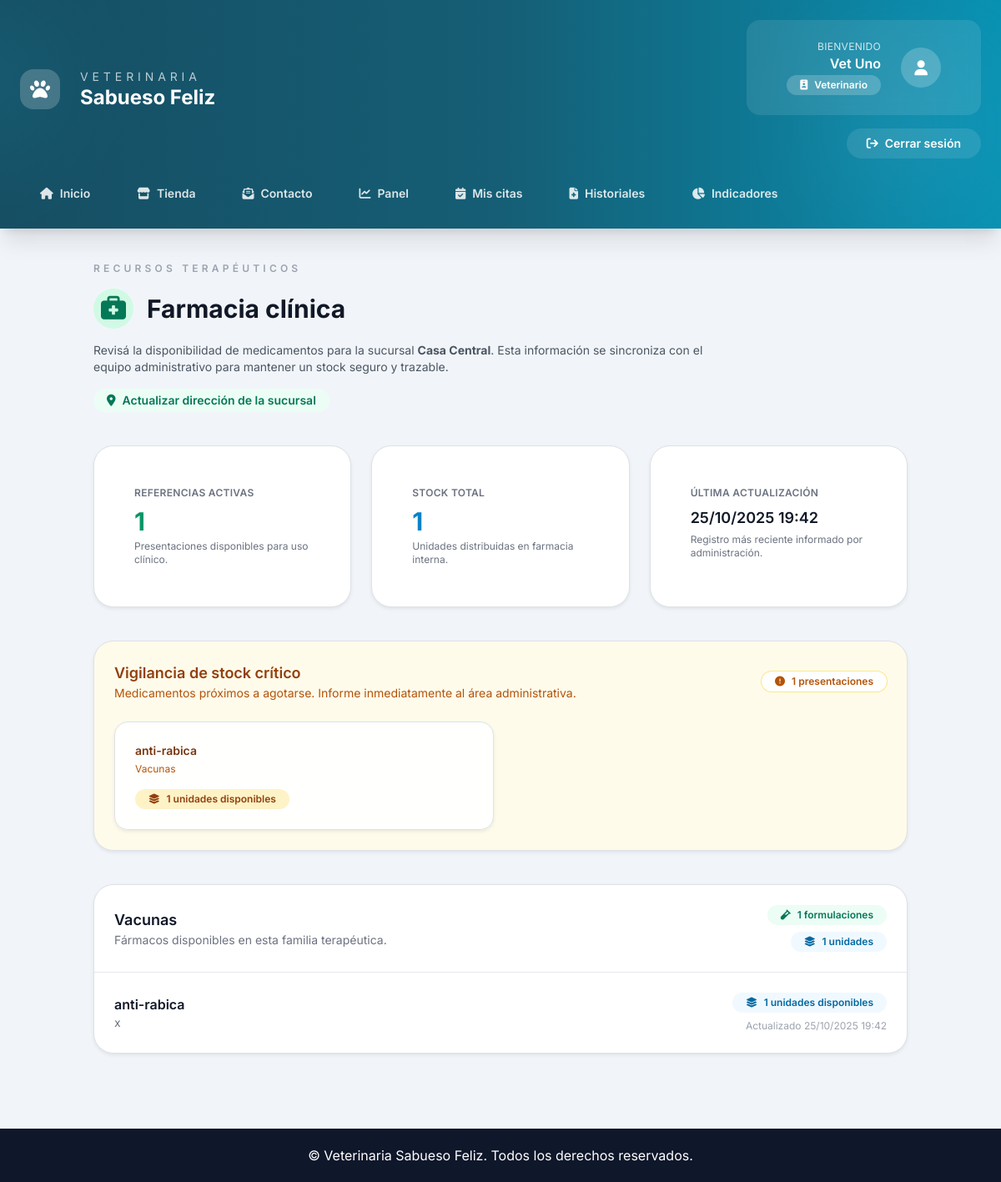
Before: /dashboard/veterinarios/farmacos/ (signed in) with the older database file.
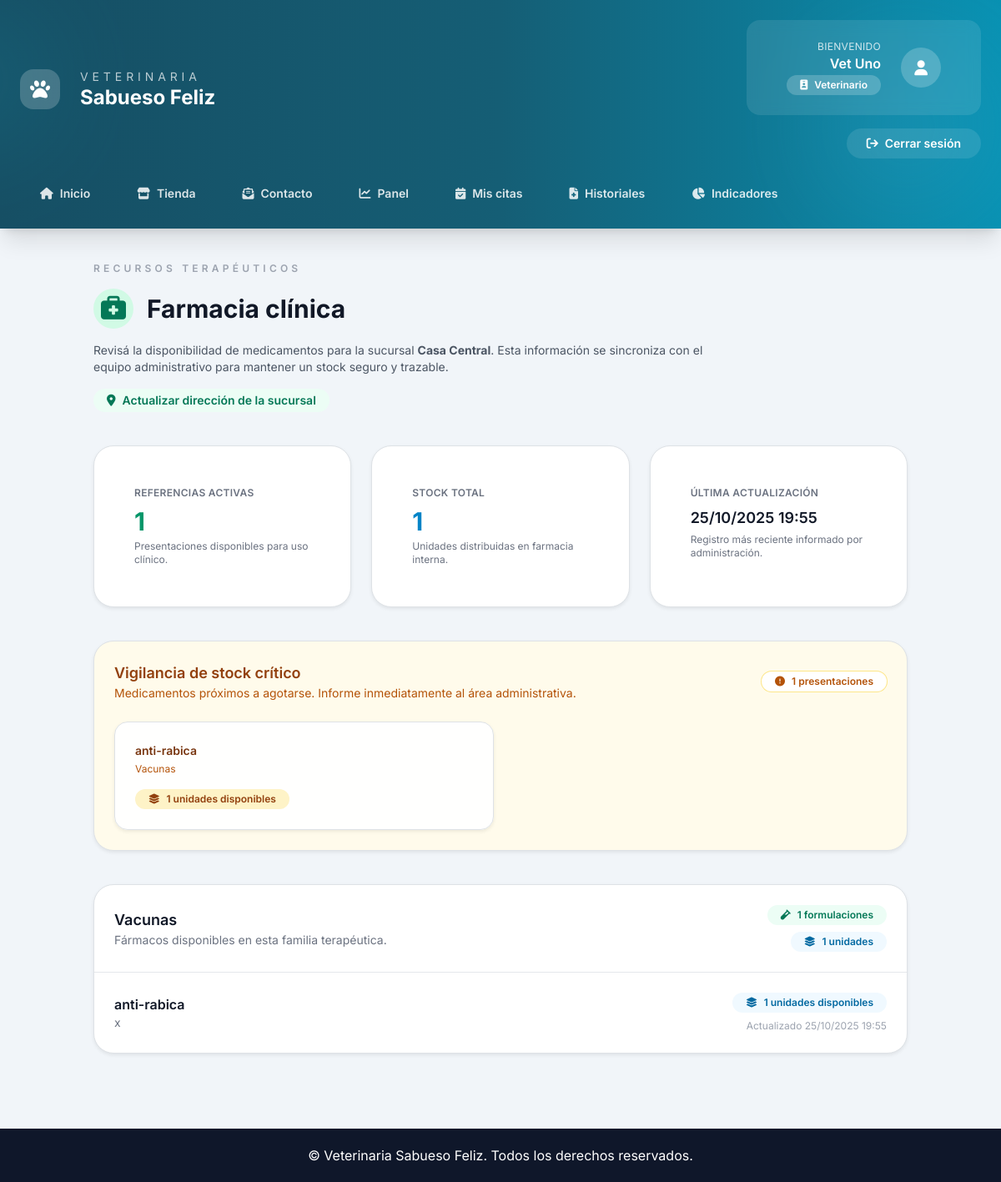
After: the same page with the newer database file.
### Core/models.py (models this page shows, shortened)
class Farmaco(models.Model):
    class Categoria(models.TextChoices):
        ANALGESICOS_ANTIINFLAMATORIOS = (
            "analgesicos_antiinflamatorios",
            "Analgésicos y antiinflamatorios",
        )
        ANTIBIOTICOS = ("antibioticos", "Antibióticos")
        ANTIPARASITARIOS_INTERNOS = (
            "antiparasitarios_internos",
            "Antiparasitarios internos",
        )
        ANTIPARASITARIOS_EXTERNOS = (
            "antiparasitarios_externos",
            "Antiparasitarios externos",
        )
        VACUNAS = ("vacunas", "Vacunas")
        ANTIEMETICOS_DIGESTIVOS = (
            "antiemeticos_digestivos",
            "Antieméticos y digestivos",
        )
        SUEROS_SOLUCIONES = (
            "sueros_soluciones",
            "Sueros y soluciones",
        )
        ANTICONVULSIVOS = ("anticonvulsivos", "Anticonvulsivos")
        CORTICOIDES = ("corticoides", "Corticoides")
        ANESTESICOS_SEDANTES = (
            "anestesicos_sedantes",
            "Anestésicos y sedantes",
        )
        ANTISEPTICOS_TOPICOS = (
            "antisepticos_topicos",
            "Antisépticos y tópicos",
        )
        HORMONAS_ENDOCRINOS = (
            "hormonas_endocrinos",
            "Hormonas y tratamientos endocrinos",
        )
        VITAMINAS_SUPLEMENTOS = (
            "vitaminas_suplementos",
            "Vitaminas y suplementos nutricionales",
        )
        OFTALMICOS_OTICOS = (
            "oftalmicos_oticos",
            "Oftálmicos y óticos",
        )
        PRODUCTOS_DERMATOLOGICOS = (
            "productos_dermatologicos",
            "Productos dermatológicos",
        )
        EUTANASIA_EMERGENCIAS = (
            "eutanasia_emergencias",
            "Eutanasia y emergencias",
        )
    sucursal = models.ForeignKey(
        Sucursal,
        on_delete=models.PROTECT,
        related_name="farmacos",
    )
    nombre = models.CharField(max_length=150)
    categoria = models.CharField(
        max_length=60,
        choices=Categoria.choices,
    )
    descripcion = models.TextField()
    stock = models.PositiveIntegerField(default=0)
    creado = models.DateTimeField(auto_now_add=True)
    actualizado = models.DateTimeField(auto_now=True)
    class Meta:
        ordering = ["sucursal__nombre", "categoria", "nombre"]
        unique_together = ("sucursal", "nombre")

### Core/views.py (the view, shortened to what this page needs)
@login_required
def inventario_farmacos_veterinario(request):
    if request.user.rol != "VET":
        messages.error(request, "Acceso exclusivo para el equipo veterinario.")
        return redirect("dashboard")
    sucursal = getattr(request.user, "sucursal", None)
    inventario = _inventario_por_sucursal(sucursal)
    resumen = inventario["resumen"]
    contexto = {
        "sucursal": sucursal,
        "inventario": resumen["categorias"],
        "totales": {
            "total_items": resumen["total_items"],
            "total_stock": resumen["total_stock"],
            "ultima_actualizacion": resumen["ultima_actualizacion"],
        },
        "criticos": resumen["criticos"],
    }
    return render(request, "core/inventario_farmacos_vet.html", contexto)

### Core/templates/core/inventario_farmacos_vet.html (shortened to what the changed rows need)
{% extends "core/base.html" %}
{% block main_class %}max-w-5xl mx-auto px-4 sm:px-6 lg:px-8 py-10{% endblock %}
{% block content %}
<div class="space-y-10">
    <header class="space-y-4">
        <h1 class="text-3xl font-bold text-gray-900 flex items-center gap-3">
            <span class="inline-flex h-12 w-12 items-center justify-center rounded-full bg-emerald-100 text-emerald-700">
                <i class="fas fa-briefcase-medical"></i>
            </span>
            Farmacia clínica
        </h1>
    </header>
    {% if sucursal %}
        <section class="grid grid-cols-1 gap-4 sm:grid-cols-3">
            <article class="rounded-3xl border border-gray-200 bg-white p-5 shadow-sm">
                <p class="text-xs font-semibold uppercase tracking-wide text-gray-500">Última actualización</p>
                {% if totales.ultima_actualizacion %}
                    <p class="mt-2 text-lg font-semibold text-gray-900">{{ totales.ultima_actualizacion|date:"d/m/Y H:i" }}</p>
                    <p class="text-xs text-gray-500 mt-1">Registro más reciente informado por administración.</p>
                {% else %}
                    <p class="mt-2 text-lg font-semibold text-gray-900">Sin datos</p>
                    <p class="text-xs text-gray-500 mt-1">Aún no se cargaron movimientos.</p>
                {% endif %}
            </article>
        </section>
        {% if criticos %}
            <section class="rounded-3xl border border-amber-200 bg-amber-50 p-6 shadow-sm">
                <div class="flex flex-wrap items-center justify-between gap-3">
                    <div>
                        <h2 class="text-lg font-semibold text-amber-800">Vigilancia de stock crítico</h2>
                    </div>
                </div>
                <div class="mt-4 grid grid-cols-1 gap-3 md:grid-cols-2">
                    {% for farmaco in criticos %}
                        <article class="rounded-2xl border border-amber-200 bg-white/95 p-4 shadow-sm">
                            <h3 class="text-sm font-semibold text-amber-900">{{ farmaco.nombre }}</h3>
                            <p class="text-xs text-amber-700 mt-1">{{ farmaco.get_categoria_display }}</p>
                            <p class="mt-3 inline-flex items-center gap-2 rounded-full bg-amber-100 px-3 py-1 text-xs font-semibold text-amber-800">
                                <i class="fas fa-layer-group"></i> {{ farmaco.stock }} unidades disponibles
                            </p>
                        </article>
                    {% endfor %}
                </div>
            </section>
        {% endif %}
        {% if inventario %}
            <section class="space-y-8">
                {% for grupo in inventario %}
                    <div class="rounded-3xl border border-gray-200 bg-white shadow-sm">
                        <div class="border-b border-gray-200 px-6 py-4 flex items-center justify-between">
                            <div>
                                <h2 class="text-lg font-semibold text-gray-900">{{ grupo.nombre }}</h2>
                                <p class="text-sm text-gray-500">Fármacos disponibles en esta familia terapéutica.</p>
                            </div>
                            <div class="flex flex-col items-end gap-2 text-xs font-semibold">
                                <span class="inline-flex items-center gap-2 rounded-full bg-emerald-50 px-3 py-1 text-emerald-700">
                                    <i class="fas fa-vial"></i> {{ grupo.total_items }} formulaciones
                                </span>
                                <span class="inline-flex items-center gap-2 rounded-full bg-sky-50 px-3 py-1 text-sky-700">
                                    <i class="fas fa-layer-group"></i> {{ grupo.total_stock }} unidades
                                </span>
                            </div>
                        </div>
                        <div class="divide-y divide-gray-200">
                            {% for farmaco in grupo.items %}
                                <article class="px-6 py-4 flex flex-col gap-3 md:flex-row md:items-center md:justify-between">
                                    <div>
                                        <h3 class="text-base font-semibold text-gray-900">{{ farmaco.nombre }}</h3>
                                        <p class="text-sm text-gray-500">{{ farmaco.descripcion }}</p>
                                    </div>
                                    <div class="flex flex-col items-start gap-2 md:items-end">
                                        <span class="inline-flex items-center gap-2 rounded-full bg-sky-50 px-3 py-1 text-xs font-semibold text-sky-700">
                                            <i class="fas fa-layer-group"></i>
                                            {{ farmaco.stock }} unidades disponibles
                                        </span>
                                        <span class="text-xs text-gray-400">Actualizado {{ farmaco.actualizado|date:"d/m/Y H:i" }}</span>
                                    </div>
                                </article>
                            {% endfor %}
                        </div>
                    </div>
                {% endfor %}
            </section>
        {% endif %}
    {% endif %}
</div>
{% endblock %}

Changed rows visible on the page:
changed Farmaco "Vacunas": ultima_actualizacion "25/10/2025 19:42" → "25/10/2025 19:55"; actualizado "25/10/2025 19:42" → "25/10/2025 19:55"
